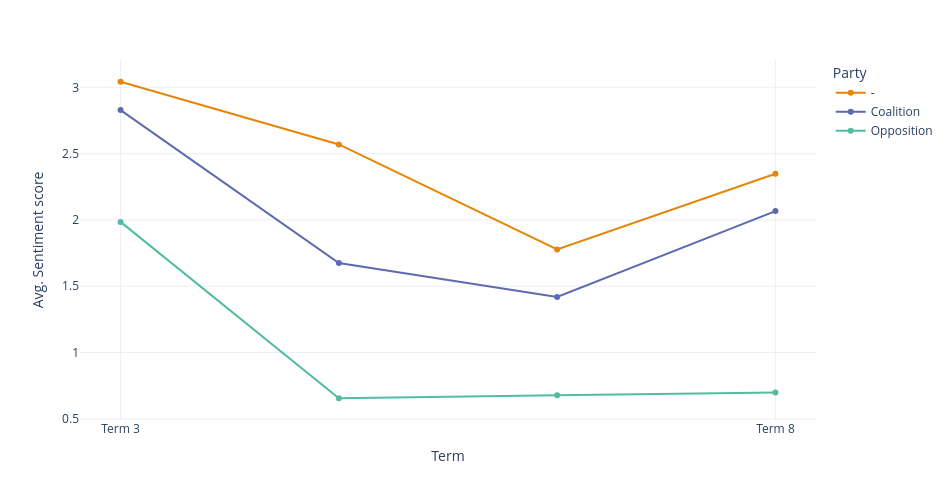

Here is the notebook cell this chart was saved with:
### Code cell
#Party status x average sentiment score (across terms)

status_term = df.groupby(["Party_status", "Term"]).agg({"Senti_n":"mean"}).reset_index()
status_term

fig=px.line(status_term, x="Term", y="Senti_n", color="Party_status", markers=True, 
            color_discrete_sequence=px.colors.qualitative.Vivid)
fig.update_layout(
    height=500,  
    width=950,
    xaxis=dict(tickmode='linear', dtick=3),

    yaxis_title='Avg. Sentiment score',
    legend_title='Party',
    template='plotly_white'
)
fig.show()

### Figure 1 — Plotly figure (JSON) as saved in the notebook; plotly's stock layout.template omitted (floating-point values rounded to 4 significant figures)
{"data": [{"hovertemplate": "Party_status=-<br>Term=%{x}<br>Senti_n=%{y}<extra></extra>", "legendgroup": "-", "line": {"color": "rgb(229, 134, 6)", "dash": "solid"}, "marker": {"symbol": "circle"}, "mode": "lines+markers", "name": "-", "orientation": "v", "showlegend": true, "type": "scatter", "x": ["Term 3", "Term 4", "Term 6", "Term 8"], "xaxis": "x", "y": [3.042, 2.569, 1.778, 2.349], "yaxis": "y"}, {"hovertemplate": "Party_status=Coalition<br>Term=%{x}<br>Senti_n=%{y}<extra></extra>", "legendgroup": "Coalition", "line": {"color": "rgb(93, 105, 177)", "dash": "solid"}, "marker": {"symbol": "circle"}, "mode": "lines+markers", "name": "Coalition", "orientation": "v", "showlegend": true, "type": "scatter", "x": ["Term 3", "Term 4", "Term 6", "Term 8"], "xaxis": "x", "y": [2.828, 1.675, 1.419, 2.067], "yaxis": "y"}, {"hovertemplate": "Party_status=Opposition<br>Term=%{x}<br>Senti_n=%{y}<extra></extra>", "legendgroup": "Opposition", "line": {"color": "rgb(82, 188, 163)", "dash": "solid"}, "marker": {"symbol": "circle"}, "mode": "lines+markers", "name": "Opposition", "orientation": "v", "showlegend": true, "type": "scatter", "x": ["Term 3", "Term 4", "Term 6", "Term 8"], "xaxis": "x", "y": [1.985, 0.6555, 0.6772, 0.6996], "yaxis": "y"}], "layout": {"height": 500, "legend": {"title": {"text": "Party"}, "tracegroupgap": 0}, "margin": {"t": 60}, "width": 950, "xaxis": {"anchor": "y", "domain": [0, 1], "dtick": 3, "tickmode": "linear", "title": {"text": "Term"}}, "yaxis": {"anchor": "x", "domain": [0, 1], "title": {"text": "Avg. Sentiment score"}}}}
